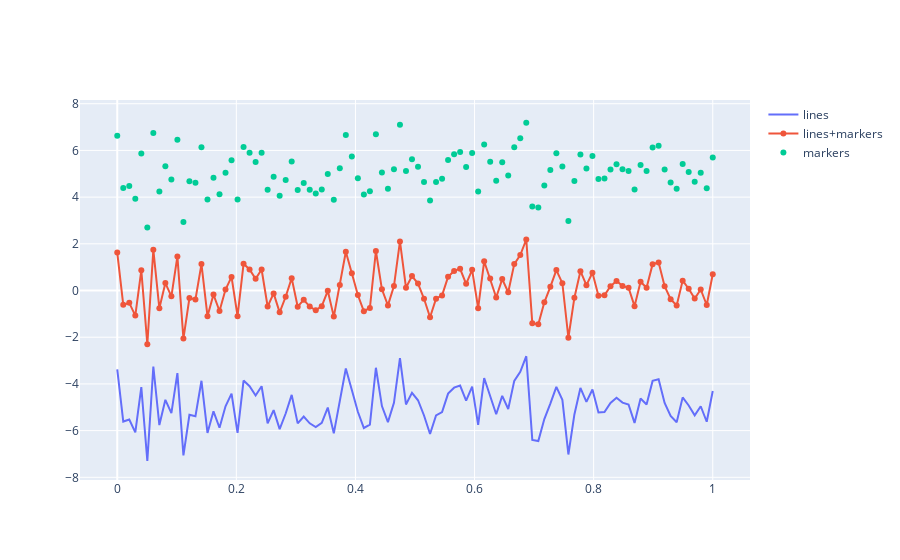

The code cell stored with this chart in its notebook:
### Markdown cell above
Czasami plotly.express nie jest w stanie wygenerować wykresu, który chcemy ze względu na drobne szczegóły lub brak odpowiedniej funkcji. Wtedy możemy przejść do modułu *plotly.graph_objects* dostarczającego więcej rodzajów wykresów i sposobów ich dostosowania.

**Przykład 3.4**: Wykres liniowy w *plotly.graph_objects*

### Code cell
import plotly.graph_objects as go
import plotly.express as px

# Przykładowe dane
import numpy as np
np.random.seed(1)
random_x = np.linspace(0, 1, 100)
random_y = np.random.randn(100)

# Stwórz rysunek i kolejne jego elementy (wykresy liniowe przy użyciu go.Scatter) używając różnych stylów
fig = go.Figure()
fig.add_trace(go.Scatter(x=random_x, y=random_y-5, mode='lines', name='lines'))
fig.add_trace(go.Scatter(x=random_x, y=random_y  , mode='lines+markers', name='lines+markers'))
fig.add_trace(go.Scatter(x=random_x, y=random_y+5, mode='markers', name='markers'))
fig.show()
